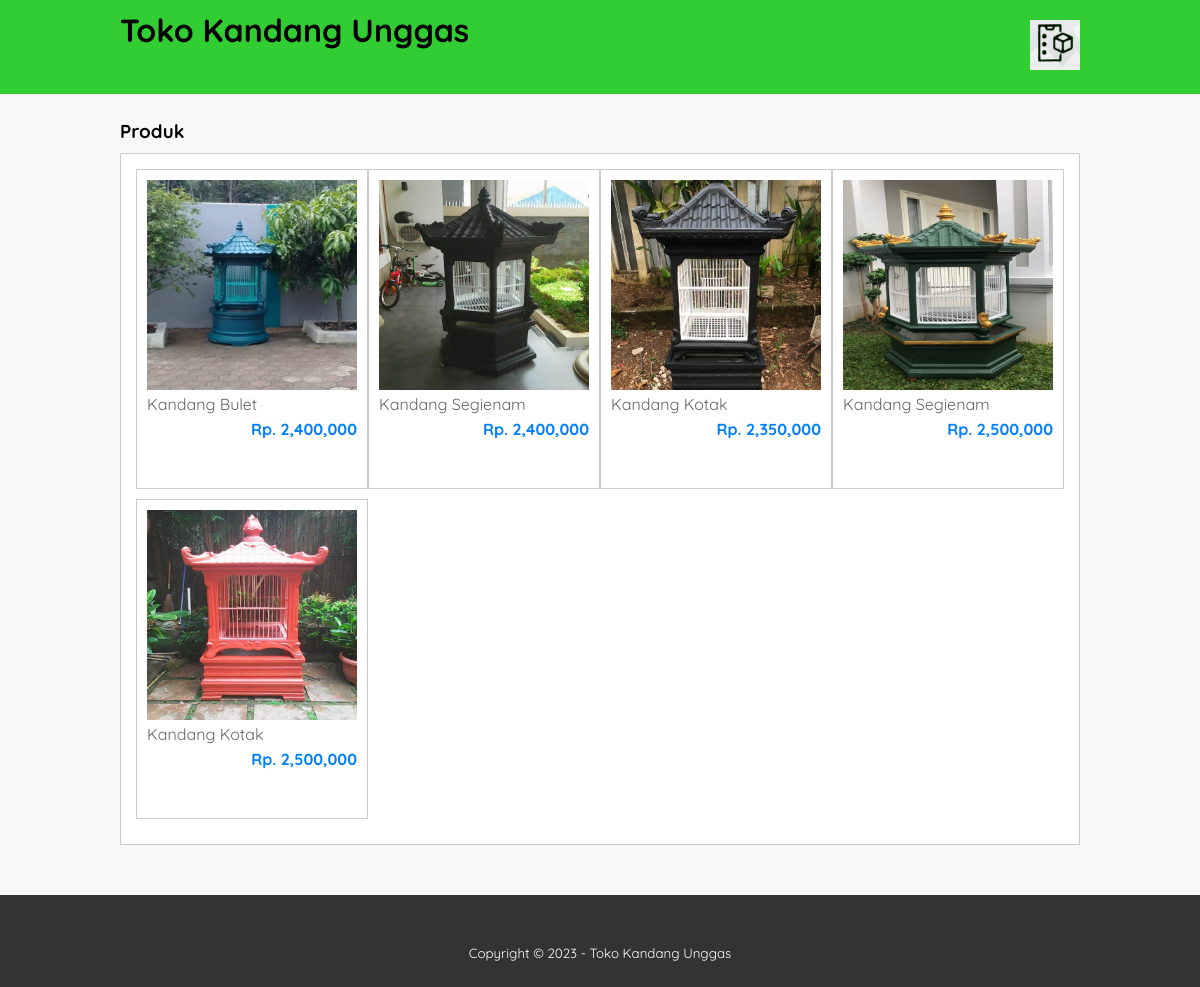
/produk.php, run on the app's committed database.
### tables this page shows
CREATE TABLE `tb_product` (
  `product_id` int(11) NOT NULL,
  `category_id` int(11) NOT NULL,
  `product_name` varchar(100) NOT NULL,
  `product_price` int(11) NOT NULL,
  `product_description` text NOT NULL,
  `product_image` varchar(100) NOT NULL,
  `product_status` tinyint(1) NOT NULL,
  `date_created` timestamp NOT NULL DEFAULT current_timestamp()
);

### produk.php (the view, shortened to what this page needs)
<?php
	include 'db.php';
?>
<!DOCTYPE html>
<html>
<head>
	<link rel="stylesheet" type="text/css" href="css/style.css">
</head>
<body>
<header>
    <div class="container">
        <h1><a href="index.php">Toko Kandang Unggas</a></h1>
        <ul>
            <li><a><img src="img/list barang.png" width="50px"></a></li>
        </ul>
    </div>
</header>
<div class="section">
    <div class="container">
        <h3>Produk</h3>
        <div class="box">
            <?php
            $produk = mysqli_query($conn,
            "SELECT * FROM tb_product WHERE product_status = 1 $where ORDER BY product_id DESC");
            if(mysqli_num_rows($produk) > 0){
                while($p = mysqli_fetch_array($produk)){
            ?>
            <a href="detail-produk.php?id=<?php echo $p['product_id'] ?>">
                <div class="col-4">
                    <img src="produk/<?php echo $p['product_image'] ?>">
                    <p class="nama"><?php echo substr($p['product_name'], 0, 30) ?></p>
                    <p class="harga">Rp. <?php echo number_format($p['product_price']) ?></p>
                </div>
            </a>
            <?php }}else{ ?>
            <p>Produk tidak ada</p>
            <?php } ?>
        </div>
    </div>
</div>
<div class="footer">
    <div class="container">
        <small>Copyright &copy; 2023 - Toko Kandang Unggas</small>
    </div>
</div>
</body>
</html>

### css/style.css (style rules this page uses)
* { padding:0; margin:0; font-family: 'Quicksand', sans-serif; }
body { background-color: #f8f8f8; }
a { color: inherit; text-decoration: none; }
header { background-color: #32CD32; color: #000000; }
header h1 { float: left; padding:10px 0; }
header ul { float: right; }
header ul li { display: inline-block; }
header ul li a { padding:20px 0 20px 15px; display: inline-block; }
.container { width: 80%; margin:0 auto; }
.container:after { content: ''; display: block; clear: both; }
.section { padding:25px 0; }
.box { background-color: #fff; border:1px solid #ccc; padding:15px; box-sizing: border-box; margin:10px 0 25px 0; }
.box:after { content: ''; display: block; clear: both; }
.col-4 { width:25%; height: 320px; border:1px solid #ccc; float: left; padding:10px; box-sizing: border-box; margin-bottom: 10px; }
.col-4 img { width: 100%; }
.col-4 .nama { color: #666; margin-bottom: 5px; }
.col-4 .harga { font-weight: bold; color:#0080ff; float: right; }
.footer { padding:25px 0; background-color: #333; color: #fff; text-align: center; }
.footer small { margin-top: 25px; display: inline-block; }

### data on the page
tb_product: product_image (picture), product_name "Kandang Bulet", product_price "2,400,000"
tb_product: product_image (picture), product_name "Kandang Segienam", product_price "2,400,000"
tb_product: product_image (picture), product_name "Kandang Kotak", product_price "2,350,000"
tb_product: product_image (picture), product_name "Kandang Segienam", product_price "2,500,000"
tb_product: product_image (picture), product_name "Kandang Kotak", product_price "2,500,000"
